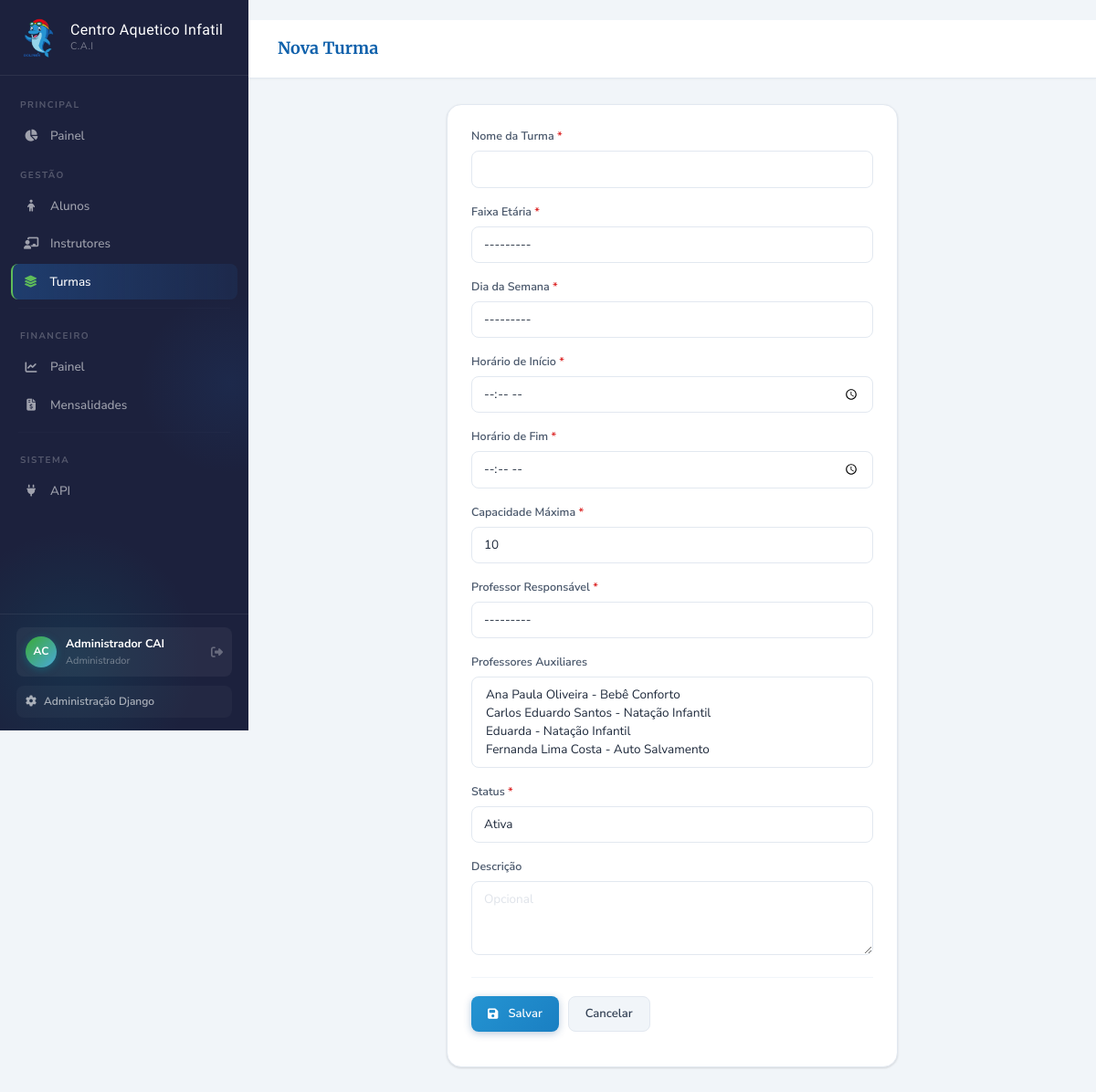
The page /turmas/nova/ (signed in) on the database its author committed.
### apps/accounts/models.py (models this page shows, shortened)
class Usuario(AbstractUser):
    PERFIL_CHOICES = [
        ('admin', 'Administrador'),
        ('coordenacao', 'Coordenação'),
        ('financeiro', 'Financeiro'),
        ('professor', 'Professor'),
    ]
    perfil = models.CharField(
        max_length=20,
        choices=PERFIL_CHOICES,
        default='professor',
        verbose_name='Perfil'
    )
    telefone = models.CharField(max_length=20, blank=True, verbose_name='Telefone')
    foto = models.ImageField(
        upload_to='usuarios/', null=True, blank=True, verbose_name='Foto'
    )
    ativo = models.BooleanField(default=True, verbose_name='Ativo')
    criado_em = models.DateTimeField(auto_now_add=True)
    atualizado_em = models.DateTimeField(auto_now=True)
    class Meta:
        verbose_name = 'Usuário'
        verbose_name_plural = 'Usuários'
        ordering = ['first_name', 'last_name']

### apps/turmas/views.py (the view)
# urls.py: path('nova/', views.nova_turma, name='nova_turma'),
@login_required
def nova_turma(request):
    if request.method == 'POST':
        form = TurmaForm(request.POST)
        if form.is_valid():
            turma = form.save()
            messages.success(request, f'Turma "{turma.nome}" criada com sucesso!')
            return redirect('detalhe_turma', pk=turma.pk)
    else:
        form = TurmaForm()
    return render(request, 'turmas/form.html', {'form': form, 'titulo': 'Nova Turma'})

### apps/professores/models.py (called while the page is built)
    def __str__(self):
        return f"{self.nome} - {self.get_especialidade_display()}"

### templates/turmas/form.html (shortened to what this page needs)
﻿{% extends 'base.html' %}
{% block page_title %}{{ titulo }}{% endblock %}
{% block content %}
<div class="row justify-content-center">
  <div class="col-lg-7">
    <div class="card-surface">
      <form method="post" enctype="multipart/form-data">
        {% for field in form %}
        <div class="mb-3">
          <label class="form-label">{{ field.label }}{% if field.field.required %}<span style="color:#dc2626;"> *</span>{% endif %}</label>
          {{ field }}
        </div>
        {% endfor %}
        <div style="display:flex;gap:10px;margin-top:24px;padding-top:20px;border-top:1px solid #f1f5f9;">
          <button type="submit" class="btn-cai btn-cai-primary"><i class="fas fa-save me-1"></i>Salvar</button>
          <a href="javascript:history.back()" class="btn-cai btn-cai-ghost">Cancelar</a>
        </div>
      </form>
    </div>
  </div>
</div>
{% endblock %}

### templates/base.html (shortened to what this page needs)
﻿<!DOCTYPE html>
<html lang="pt-br">
{% load static %}
<head>
  <link href="https://cdnjs.cloudflare.com/ajax/libs/bootstrap/5.3.2/css/bootstrap.min.css" rel="stylesheet">
  <link href="https://cdnjs.cloudflare.com/ajax/libs/font-awesome/6.5.0/css/all.min.css" rel="stylesheet">
</head>
<body>
<nav id="sidebar">
  <div class="sidebar-brand">
    <a href="{% url 'home' %}" class="brand-link">
      <div class="brand-emblem"><img src="{% static 'img/mascote-cai.png' %}" alt="Mascote Dolphin C.A.I"></div>
      <div class="brand-text"><strong>Centro Aquetico Infatil</strong><small>C.A.I</small></div>
    </a>
  </div>
  <div class="sidebar-nav">
    <div class="nav-section-label">Principal</div>
    <div class="nav-item"><a href="{% url 'home' %}" class="nav-link {% if request.resolver_match.url_name == 'home' %}active{% endif %}"><span class="nav-icon"><i class="fas fa-chart-pie"></i></span>Painel</a></div>
    <div class="nav-section-label">Gestão</div>
    <div class="nav-item"><a href="{% url 'lista_alunos' %}" class="nav-link {% if 'aluno' in request.resolver_match.url_name %}active{% endif %}"><span class="nav-icon"><i class="fas fa-child"></i></span>Alunos</a></div>
    <div class="nav-item"><a href="{% url 'lista_professores' %}" class="nav-link {% if 'professor' in request.resolver_match.url_name %}active{% endif %}"><span class="nav-icon"><i class="fas fa-chalkboard-teacher"></i></span>Instrutores</a></div>
    <div class="nav-item"><a href="{% url 'lista_turmas' %}" class="nav-link {% if 'turma' in request.resolver_match.url_name %}active{% endif %}"><span class="nav-icon"><i class="fas fa-layer-group"></i></span>Turmas</a></div>
    <hr class="nav-divider">
    <div class="nav-section-label">Financeiro</div>
    <div class="nav-item"><a href="{% url 'financeiro' %}" class="nav-link {% if request.resolver_match.url_name == 'financeiro' %}active{% endif %}"><span class="nav-icon"><i class="fas fa-chart-line"></i></span>Painel</a></div>
    <div class="nav-item"><a href="{% url 'lista_mensalidades' %}" class="nav-link {% if 'mensalidade' in request.resolver_match.url_name %}active{% endif %}"><span class="nav-icon"><i class="fas fa-file-invoice-dollar"></i></span>Mensalidades</a></div>
    <hr class="nav-divider">
    <div class="nav-section-label">Sistema</div>
    <div class="nav-item"><a href="/api/v1/" target="_blank" class="nav-link"><span class="nav-icon"><i class="fas fa-plug"></i></span>API</a></div>
  </div>
  <div class="sidebar-footer">
    <div class="user-pill">
      <div class="user-avatar-sm">{{ request.user.first_name|first|upper }}{{ request.user.last_name|first|upper }}</div>
      <div class="user-info-sm"><strong>{{ request.user.get_full_name|default:request.user.username }}</strong><small>{{ request.user.get_perfil_display }}</small></div>
      <a href="{% url 'logout' %}" class="user-logout" title="Sair"><i class="fas fa-sign-out-alt"></i></a>
    </div>
    <a href="/admin/" target="_blank" class="sidebar-admin-link"><i class="fas fa-cog"></i>Administração Django</a>
  </div>
</nav>
<div id="main">
  <div class="topbar">
    <div class="topbar-title">{% block page_title %}C.A.I{% endblock %}</div>
  </div>
  <div class="page-content">{% block content %}{% endblock %}</div>
</div>
</body>
</html>

### rows shown on the page
Usuario: user.first_name|first "A", user.last_name|first "C", user.get_full_name "Administrador CAI", user.perfil "Administrador"

### other values the page prints
{{ titulo }} "Nova Turma"
{{ field.label }} "Nome da Turma" "Faixa Etária" "Dia da Semana" "Horário de Início" "Horário de Fim" "Capacidade Máxima" "Professor Responsável" "Professores Auxiliares" "Status" "Descrição"
